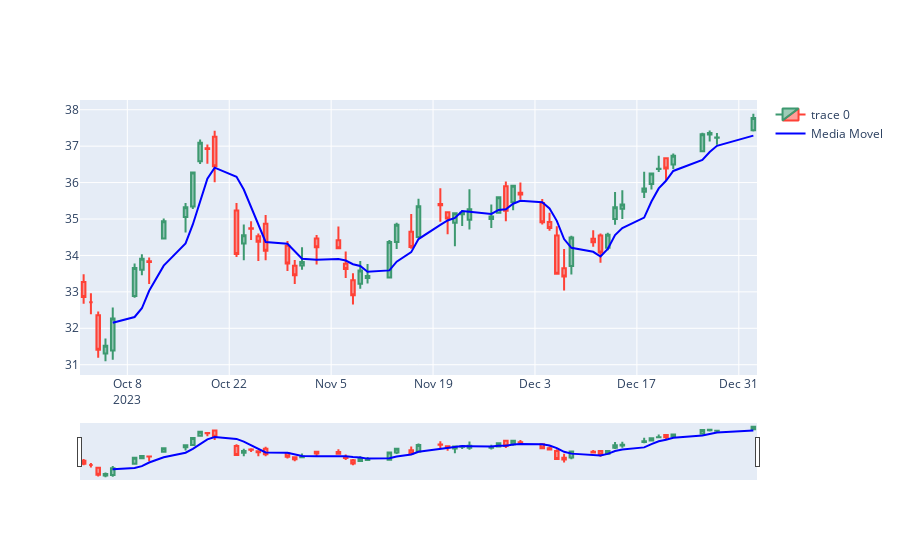

Notebook code cell kept with this figure:
### Code cell
candlestick = go.Candlestick(x=dados.index, open=dados['Open'], high=dados['High'], low=dados['Low'], close=dados['Close'])

m5 = go.Scatter(x=dados.index, y=dados['Media Movel'], mode='lines', line_color='blue', name='Media Movel')

fig = go.Figure(data=[candlestick])
fig.add_trace(m5)
fig.show()
